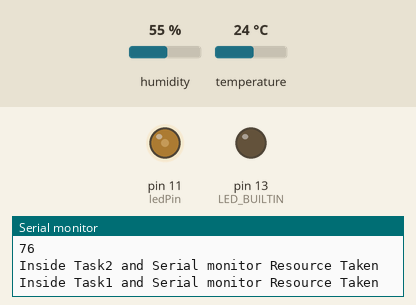
This sketch was run on a simulated Arduino Uno, built with avr-gcc and run on an emulated ATmega328P. Parts: output pins drawn as LEDs (lit = HIGH), the last lines printed to the serial monitor. Wiring (inferred from the names in the program): DHT11 sensor: data pin 3. Inputs (shaded band) come from the test bench; at power-on: temperature 24 °C, humidity 55 %.

Above: at 6.1 s.
6.2 s: temperature set to 12 °C
At 10.1 s:
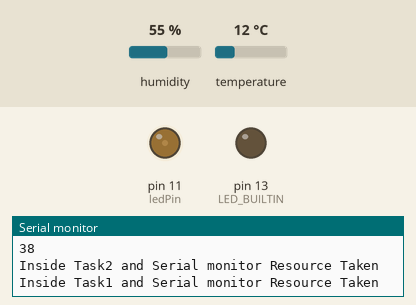
12.0 s: temperature set to 41 °C
At 13.4 s:
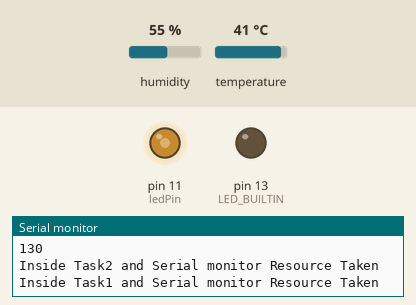
Timing chart, 0 to 15.0 s (numbered marks = the images above; inputs shaded):
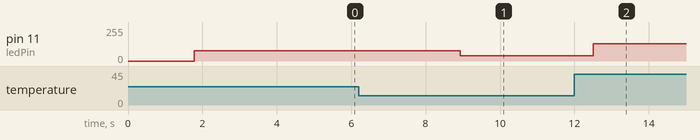

Measured:
- after the input at 6.2 s, pin 11 (ledPin): 76/255 → 38/255 after 2.7 s
- after the input at 12.0 s, pin 11 (ledPin): 38/255 → 130/255 after 0.51 s

The sketch:

dryer_proto_thread_test.ino
```cpp
#include "_config.h"
#include "ledControl.h"
#include "dhtControl.h"
#include "pidControl.h"
#include <Arduino_FreeRTOS.h>
#include <semphr.h>

//// RGB_PIN 2
//// DHT_PIN 3
int ledPin = 11;
extern int color;
float setPoint = 0, tempValue = 0;
PID temper_pid = PID();

// SemaphoreHandle_t xSemaphore = NULL;
SemaphoreHandle_t xCountingSemaphore;

// void TaskDhtRead(void *pvParameters);
// void TaskPidControll(void *pvParameters);

void setup() {
  Serial.begin(9600);
  pinMode(LED_BUILTIN, OUTPUT);
  pinMode(ledPin, OUTPUT);

  dht::init();
  // humidity & temper sensor config

  // rgb::init(47);
  // // led strip length config

  // temper_pid.init(.2, .1, .05, 1e-4, .0);
  // // pid parameters setting
  // // pid.init(Kp, Ki, Kd, dt, low_limit, high_limit);
  // // high_limit's default value = 70.0'C
  // setPoint = 50.0;

  // xSemaphore = xSemaphoreCreateMutex();
  //   if (xSemaphore != NULL) {
  //   Serial.println("Mutex created");
  // }

  xTaskCreate(
    TaskDhtRead,
    "DhtRead",
    256,
    NULL,
    0,
    NULL
  );

  xTaskCreate(
    TaskPidControll,
    "PidControll",
    128,
    NULL,
    1,
    NULL
  );

  // vTaskStartScheduler();
  xCountingSemaphore = xSemaphoreCreateCounting(1,1);
  xSemaphoreGive(xCountingSemaphore);
}

void loop() {
    // Data humitmp = dht::check();
    // tempValue = humitmp.temp;
    // Serial.println(tempValue);
}

void TaskDhtRead(void *pvParameters) {
  (void) pvParameters;
  for (;;) {
    // if (xSemaphoreTake(xSemaphore, (TickType_t)10) == pdTRUE) {
    //   Data humitmp = dht::check();
    //   tempValue = humitmp.temp;
    //   // Serial.println(tempValue);
    //   int w = map(tempValue, 10, 80, 0, 255);
    //   analogWrite(ledPin, w);
    //   analogWrite(ledPin, 200);
    //   xSemaphoreGive(xSemaphore);
    // }
    xSemaphoreTake(xCountingSemaphore, portMAX_DELAY);
    Serial.println("Inside Task1 and Serial monitor Resource Taken");
    vTaskDelay(100);
    Data humitmp = dht::check();
    // Data humitmp = { 10, 60 };
    tempValue = humitmp.temp;
    Serial.println(tempValue);
    int w = map(tempValue, 0, 80, 0, 255);
    Serial.println(w);
    analogWrite(ledPin, w);
    // analogWrite(ledPin, 200);
    digitalWrite(LED_BUILTIN, HIGH);
    xSemaphoreGive(xCountingSemaphore);
    vTaskDelay(10);
  }
}

void TaskPidControll(void *pvParameters) {
  (void) pvParameters;
  for (;;) {
    // if (xSemaphoreTake(xSemaphore, (TickType_t)10) == pdTRUE) {
    //     // Serial.println(temper_pid.pid_control(setPoint, tempValue));
    //   xSemaphoreGive(xSemaphore);
    // }
    xSemaphoreTake(xCountingSemaphore, portMAX_DELAY);
    Serial.println("Inside Task2 and Serial monitor Resource Taken");
    digitalWrite(LED_BUILTIN, LOW);
    xSemaphoreGive(xCountingSemaphore);
    vTaskDelay(10);
  }
}

// void loop() {
//   if(Serial.available()) {
//     Serial.println("ssibal");
//     // char c = Serial.read();
//     color += Serial.parseInt();
//     Serial.println(color);
//     return;
//     delay(10);
//   }
//   Serial.flush();
//   Serial.println(color);
//   temper_pid.DEBUG();
//   ld ans = temper_pid.pid_control(50, 30);
//   Serial.println(ans);

//   delay(200);
// }
```

dhtControl.cpp
```cpp
#ifndef _DHT_CONTROL_SOURCE_
#define _DHT_CONTROL_SOURCE_

#include "dhtControl.h"
#include <DHT.h>

DHT dht11(DHT_PIN, DHT_TYPE);

void dht::init() {
  dht11.begin();
  Serial.println("DHT11 initialized.");
  return;
}

Data dht::check(bool f) {
  float h = 0, t = 0, tf = 0;
  // h = dht11.readHumidity();
  t = dht11.readTemperature();
  // tf = dht11.computeHeatIndex(t, h, false);
  // Serial.print(h);
  // Serial.print(" ");
  Serial.print(t);
  // Serial.print(" ");
  // Serial.println(tf);
  if (f) return Data(h, tf);
  return Data(h, t);
}

#endif
```

dhtControl.h
```cpp
#ifndef _DHT_CONTROL_H_
#define _DHT_CONTROL_H_

#include <Arduino.h>

#define DHT_PIN 3
#define DHT_TYPE DHT11

struct Data {
  float humi, temp;
  Data(float h = 0, float t = 0) : humi(h), temp(t) {}
};

namespace dht {
  void init();
  Data check(bool f = 0);
};

#endif
```

pidControl.cpp
```cpp
#ifndef _PID_SOURCE_
#define _PID_SOURCE_

#include "pidControl.h"

ld heat(ld x[], ld t, ld Q) {
    ld Ta = 23 + 273.15;           //K
    ld U = 10.0;                   //W/m^2-K
    ld m = 4.0 / 1000.0;           //kg
    ld Cp = 0.5 * 1000.0;          //J/kg-K
    ld A = 12.0 / (100.0 * 100.0); //Area in m^2
    ld alpha = 0.01;               //W / % heater
    ld eps = 0.9;                  //Emissivity
    ld sigma = 5.67e-8;            //Stefan-Boltzman

    //Temperature State
    ld T = x[0];
    ld TA = Ta * Ta * Ta * Ta;
    ld TT = T * T * T * T;

    //Nonlinear Energy Balance
    ld dTdt = (1.0/(m*Cp)) * (U*A*(Ta-T) + eps * sigma * A * (TA - TT) + alpha*Q);
    return dTdt;
}

PID::PID(ld kp, ld ki, ld kd, ld dt, ld lo, ld hi) : params(kp, ki, kd, dt, lo, hi) {
  integral = 0;
  prev_err = 0;
  derivative = 0;
}

void PID::init(ld kp, ld ki, ld kd, ld dt, ld lo, ld hi) {
  params = gain(kp, ki, kd, dt, lo, hi);
  integral = 0;
  prev_err = 0;
  derivative = 0;
}

ld PID::pid_converter(ld output) {
  ld Coef = 1.0;
  return output * Coef;
}

ld PID::pid_control(ld setpoint, ld pv) {
  ld& Kp = params.Kp, Ki = params.Ki, Kd = params.Kd;
  ld& dt = params.dt, lo = params.low_limit, hi = params.high_limit;

  ld err = setpoint - pv;

  integral += err * dt;
  derivative = (err - prev_err) / dt;

  ld Pout = Kp * err;//proportional term
  ld Iout = Ki * integral;//integral term
  ld Dout = Kd * derivative;//derivative term
  ld output = Pout + Iout + Dout;//total output

  //restrict to max/min
  if( output > hi ) output = hi;
  else if( output < lo ) output = lo;

  prev_err = err;//save error to previous error

  return pid_converter(output);
}

void PID::DEBUG() {
  Serial.print("Debug:: Kp: ");
  Serial.print(params.Kp);
  Serial.print(" Ki: ");
  Serial.print(params.Ki);
  Serial.print(" Kd: ");
  Serial.print(params.Kd);
  Serial.print(" dt: ");
  Serial.print(params.dt);
  Serial.print(" lo: ");
  Serial.print(params.low_limit);
  Serial.print(" hi: ");
  Serial.print(params.high_limit);
  Serial.print(" integ: ");
  Serial.print(integral);
  Serial.print(" prev_err: ");
  Serial.println(prev_err);
  return;
}

#endif
```

pidControl.h
```cpp
#ifndef _PID_H_
#define _PID_H_

#include <Arduino.h>
#include "_config.h"

ld heat(ld x[], ld t, ld Q);

class PID {
public:
  struct gain {
    ld Kp, Ki, Kd, dt, low_limit, high_limit;
    gain(ld kp = 0, ld ki = 0, ld kd = 0, ld dt = 0, ld lo = 0, ld hi = 0) :
    Kp(kp), Ki(ki), Kd(kd), dt(dt), low_limit(lo), high_limit(hi) {}
  };

  gain params;
  ld integral;
  ld prev_err;
  ld derivative;

  PID(ld kp = 2., ld ki = .1, ld kd = .01, ld dt = 1e-4, ld lo = 20., ld hi = 70.);
  void init(ld kp = 2., ld ki = .1, ld kd = .01, ld dt = 1e-4, ld lo = 20., ld hi = 70.);
  ld pid_converter(ld output);
  ld pid_control(ld setpoint, ld pv);
  void DEBUG();

  //~PID();
};

#endif
```

_config.h
```cpp
#ifndef _CONFIG_H_
#define _CONFIG_H_

#include <Arduino.h>
#include <stdio.h>
#include <math.h>
#include <SoftwareSerial.h>

typedef long long ll;
typedef double ld;

#endif
```
